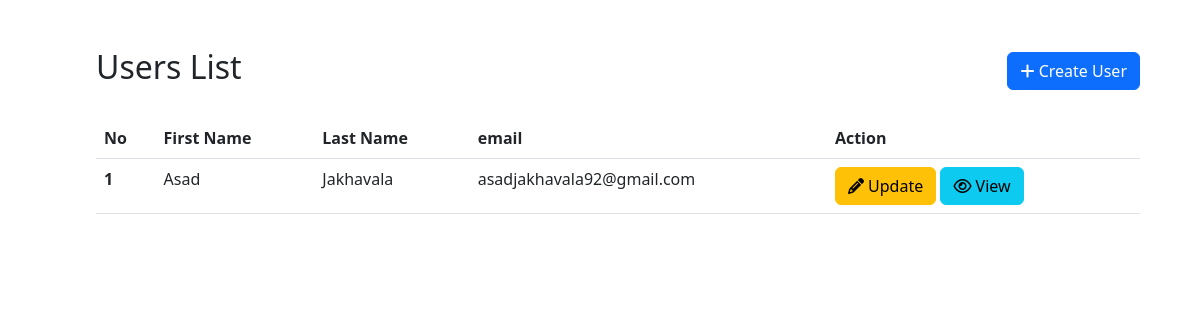
Before: / with the older database file.
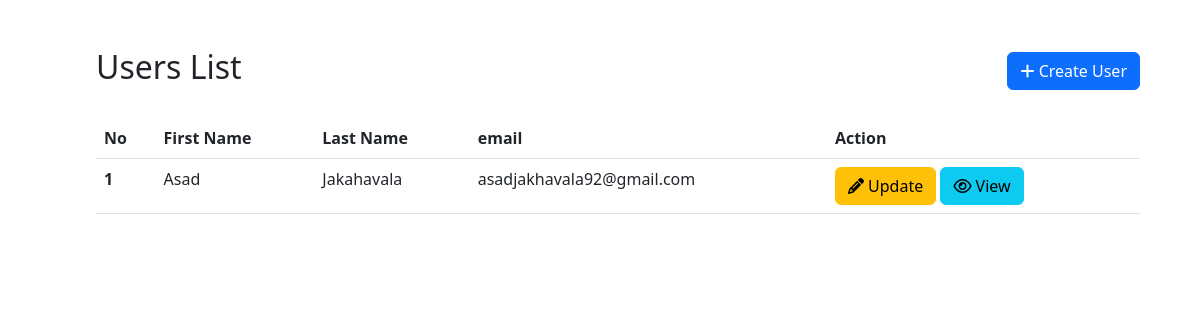
After: the same page with the newer database file.
### user_app/models.py (models this page shows, shortened)
class UserModel(models.Model):
    profile_image = models.ImageField(_("Profile Image"), upload_to="profile-images/")
    first_name = models.CharField(_("First Name"), max_length=50)
    last_name = models.CharField(_("Last Name"), max_length=50)
    email = models.EmailField(_("email address"), unique=True)
    phone = models.CharField(
        _("Phone No."), max_length=10, unique=True, validators=[validate_phone_number]
    )
    dob = models.DateField(_("Date Of Birth"))

### user_app/views.py (the view)
# urls.py: path("", views.UserListView.as_view(), name="user_list"),
class UserListView(ListView):
    model = UserModel
    context_object_name = "user_list"
    template_name = "user_app/user_list.html"

### user_app/templates/user_app/user_list.html
{% extends 'base.html' %}
{% block body %}
<div class="container m-5 p-5 pt-0">
    <div class="row">
        <div class="col-8">
            <h2>Users List</h2>
        </div>
        <div class="col-4 d-flex justify-content-end align-items-center">
            <a class="btn btn-primary" href="{% url 'user_app:create_user' %}" role="button"><i class="fa fa-plus" aria-hidden="true"></i> Create User</a>
        </div>
    </div>
    <table class="table mt-4">
        <thead>
            <tr>
                <th scope="col">No</th>
                <th scope="col">First Name</th>
                <th scope="col">Last Name</th>
                <th scope="col">email</th>
                <th scope="col">Action</th>
            </tr>
        </thead>
        <tbody>
            {% for user in user_list %}
            <tr>
                <th scope="row">{{forloop.counter}}</th>
                <td>{{user.first_name}}</td>
                <td>{{user.last_name}}</td>
                <td>{{user.email}}</td>
                <td>
                    <a class="btn btn-warning" href="{% url 'user_app:update_user' user.id %}" role="button"><i class="fa fa-pencil" aria-hidden="true"></i> Update</a>
                    <a class="btn btn-info" href='{% url "user_app:user_detail" user.id %}'> <i class="fa fa-eye" aria-hidden="true"></i> View </a>
                </td>
            </tr>
            {% endfor %}
        </tbody>
    </table>
</div>
{% endblock %}

Changed rows visible on the page:
changed UserModel "Asad": last_name "Jakhavala" → "Jakahavala"
